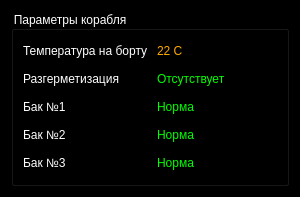
<?xml version="1.0" encoding="UTF-8"?>
<ui version="4.0">
 <class>Form</class>
 <widget class="QWidget" name="Form">
  <property name="geometry">
   <rect>
    <x>0</x>
    <y>0</y>
    <width>300</width>
    <height>192</height>
   </rect>
  </property>
  <property name="minimumSize">
   <size>
    <width>300</width>
    <height>0</height>
   </size>
  </property>
  <property name="maximumSize">
   <size>
    <width>430</width>
    <height>240</height>
   </size>
  </property>
  <property name="windowTitle">
   <string>Параметры корабля</string>
  </property>
  <property name="styleSheet">
   <string notr="true">background-color: rgb(0, 0, 0);</string>
  </property>
  <layout class="QVBoxLayout" name="verticalLayout_4">
   <item>
    <widget class="QGroupBox" name="groupBox">
     <property name="styleSheet">
      <string notr="true">color: rgb(255, 255, 255);</string>
     </property>
     <property name="title">
      <string>Параметры корабля</string>
     </property>
     <layout class="QVBoxLayout" name="verticalLayout_3">
      <item>
       <layout class="QHBoxLayout" name="horizontalLayout">
        <item>
         <layout class="QVBoxLayout" name="verticalLayout">
          <item>
           <widget class="QLabel" name="label">
            <property name="styleSheet">
             <string notr="true">color: rgb(255, 255, 255);</string>
            </property>
            <property name="text">
             <string>Температура на борту</string>
            </property>
           </widget>
          </item>
          <item>
           <widget class="QLabel" name="label_2">
            <property name="styleSheet">
             <string notr="true">color: rgb(255, 255, 255);</string>
            </property>
            <property name="text">
             <string>Разгерметизация</string>
            </property>
           </widget>
          </item>
          <item>
           <widget class="QLabel" name="label_3">
            <property name="styleSheet">
             <string notr="true">color: rgb(255, 255, 255);</string>
            </property>
            <property name="text">
             <string>Бак №1</string>
            </property>
           </widget>
          </item>
          <item>
           <widget class="QLabel" name="label_4">
            <property name="styleSheet">
             <string notr="true">color: rgb(255, 255, 255);</string>
            </property>
            <property name="text">
             <string>Бак №2</string>
            </property>
           </widget>
          </item>
          <item>
           <widget class="QLabel" name="label_5">
            <property name="styleSheet">
             <string notr="true">color: rgb(255, 255, 255);</string>
            </property>
            <property name="text">
             <string>Бак №3</string>
            </property>
           </widget>
          </item>
         </layout>
        </item>
        <item>
         <layout class="QVBoxLayout" name="verticalLayout_2">
          <item>
           <widget class="QLineEdit" name="lineEdit">
            <property name="styleSheet">
             <string notr="true">color: rgb(255, 170, 0);</string>
            </property>
            <property name="text">
             <string>22 C</string>
            </property>
            <property name="readOnly">
             <bool>true</bool>
            </property>
           </widget>
          </item>
          <item>
           <widget class="QLineEdit" name="lineEdit_2">
            <property name="styleSheet">
             <string notr="true">color: rgb(0, 255, 0);</string>
            </property>
            <property name="text">
             <string>Отсутствует</string>
            </property>
            <property name="readOnly">
             <bool>true</bool>
            </property>
           </widget>
          </item>
          <item>
           <widget class="QLineEdit" name="lineEdit_3">
            <property name="styleSheet">
             <string notr="true">color: rgb(0, 255, 0);</string>
            </property>
            <property name="text">
             <string>Норма</string>
            </property>
            <property name="readOnly">
             <bool>true</bool>
            </property>
           </widget>
          </item>
          <item>
           <widget class="QLineEdit" name="lineEdit_4">
            <property name="styleSheet">
             <string notr="true">color: rgb(0, 255, 0);</string>
            </property>
            <property name="text">
             <string>Норма</string>
            </property>
            <property name="readOnly">
             <bool>true</bool>
            </property>
           </widget>
          </item>
          <item>
           <widget class="QLineEdit" name="lineEdit_5">
            <property name="styleSheet">
             <string notr="true">color: rgb(0, 255, 0);</string>
            </property>
            <property name="text">
             <string>Норма</string>
            </property>
            <property name="readOnly">
             <bool>true</bool>
            </property>
           </widget>
          </item>
         </layout>
        </item>
       </layout>
      </item>
     </layout>
    </widget>
   </item>
  </layout>
 </widget>
 <resources/>
 <connections/>
</ui>
